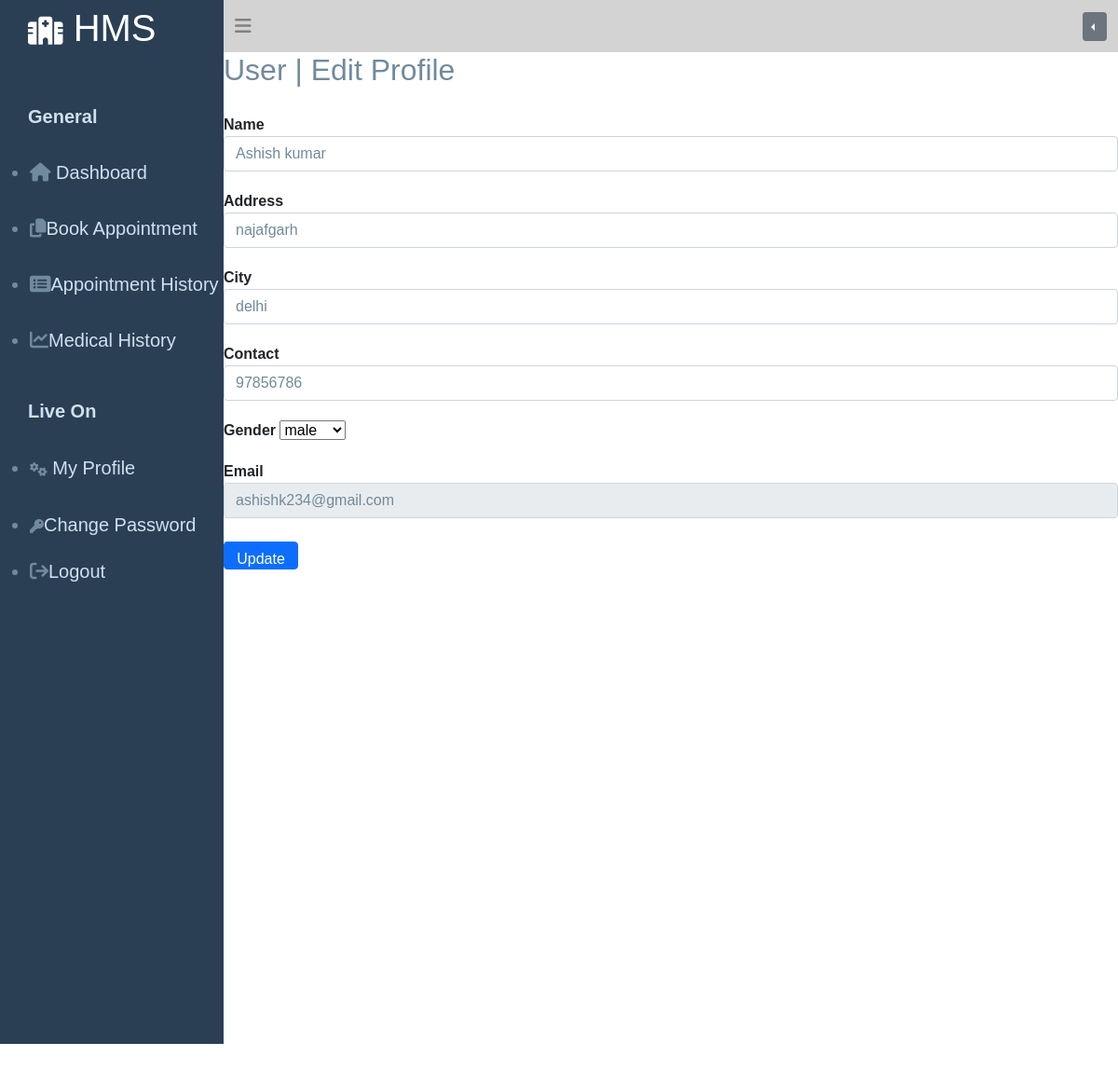
The page /user_update.php (signed in) on the database its author committed.
### tables this page shows
CREATE TABLE `users` (
  `id` int(11) NOT NULL,
  `fullname` varchar(20) NOT NULL,
  `address` varchar(50) NOT NULL,
  `city` varchar(20) NOT NULL,
  `number` bigint(10) NOT NULL,
  `gender` varchar(10) NOT NULL,
  `email` varchar(20) NOT NULL,
  `password` varchar(20) NOT NULL,
  `date` timestamp(6) NOT NULL DEFAULT current_timestamp(6) ON UPDATE current_timestamp(6)
);

### logic.php (called while the page is built, shortened)
<?php
class mydb{
  function dbconct(){
      $this->host="127.0.0.1";
      $this->username="root";
      $this->password="";
      $this->dbname="hosp";
      $myconn=new mysqli($this->host,$this->username,$this->password,$this->dbname);
      return $myconn;
        }
  }
  class myselectquery1 extends mydb{
    public function slctdt1($table1,$condition1){
      $data1="SELECT * FROM $table1 WHERE $condition1";
      $slct_query1=$this->dbconct()->query($data1);
      if($slct_query1->num_rows>0){
        while($getrow=$slct_query1->fetch_assoc()){
          $getresult[]=$getrow;
        }
        return $getresult;
      }
    }
  }
?>

### user_update.php (the view, shortened to what this page needs)
<!DOCTYPE html>
<html lang="en">
<head>
  <link rel="stylesheet" href="style.css">
  <link rel="stylesheet" href="https://cdnjs.cloudflare.com/ajax/libs/font-awesome/6.6.0/css/all.min.css" />
  <link href="https://cdn.jsdelivr.net/npm/bootstrap@5.0.2/dist/css/bootstrap.min.css" rel="stylesheet">
</head>
<body>
<div class="sidebar">
  <?php
  include "logic.php";
  include "user_sidebar.php";
   ?>
</div>
<div class="navb">
  <div class="bar">
<?php include "user_header.php"; ?>
</div>
<div class="data">
<h2 style="color:rgb(113,138,156);">User | Edit Profile</h2>
<div class="user_update">
<?php
$email=$_SESSION['email'];
$myobj=new myselectquery1();
$table1="users";
$condition1="email='$email'";
$slct=$myobj->slctdt1($table1,$condition1);
if(isset($slct[0])){
  foreach($slct as $output){
    echo '
<input type="hidden" value="'.$output['email'].'" name="uemail">
<label>Name</label>
<input type="text" class="form-control" id="uname" name="uname" value="'.$output['fullname'].'">
<label>Address</label>
<input type="text" class="form-control" name="uadrs" id="uadrs" value="'.$output['address'].'">
<label>City</label>
<input type="text" class="form-control" name="ucity" id="ucity" value="'.$output['city'].'">
<label>Contact</label>
<input type="text" class="form-control" name="unumb" id="unumb" value="'.$output['number'].'">
<label>Gender</label>
<select name="ugender" id="ugender" value="'.$output['gender'].'">
  <option value="male">male</option>
  <option value="female">female</option>
</select><br/>
<label>Email</label><Br/>
<input type="text" class="form-control" disabled name="uemail" id="uemail" value="'.$output['email'].'">
<input type="submit" value="Update" class="btn btn-primary" onclick="update()">
    ';
  }
}
?>
</div>
</div>
</div>
</body>
</html>

### style.css (style rules this page uses)
* { margin:0; padding:0; font-family: Arial, Helvetica, sans-serif; }
.sidebar { color:rgb(113, 138, 156); width:20%; height: 70rem; float:left; background-color:rgb(42, 63, 84); }
.navb { width:80%; height:60rem; float: left; }
.user_update { width:100%; height: 700px; }
.user_update label { font-weight: bold; margin-top:20px; }
.user_update input { color:rgb(113, 138, 156); }
.user_update input:nth-child(16) { color:white; margin-top:25px; width:80px; height: 30px; text-align: center; }

### rows shown on the page
users: uname "Ashish kumar", uadrs "najafgarh", ucity "delhi", unumb "97856786", ugender "male", uemail "ashishk234@gmail.com"
